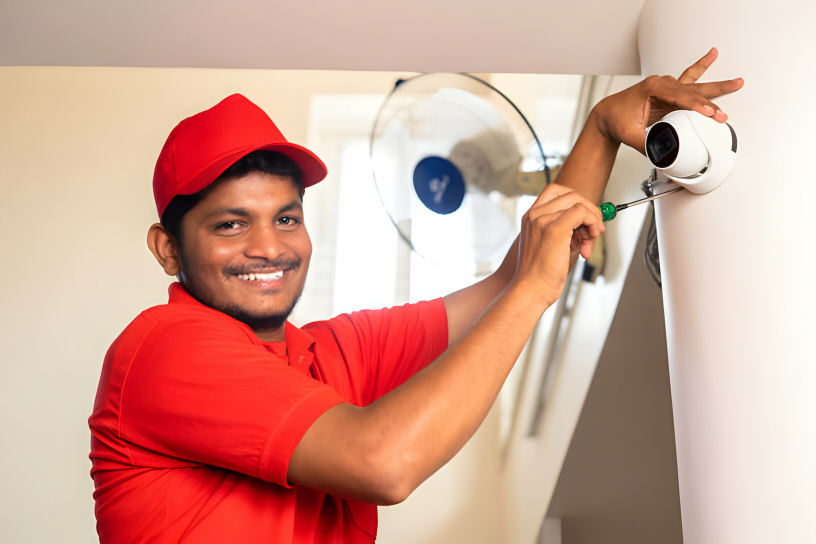
#> input picture P.jpg, 2448 x 1632 px (shown at 1/3 size)
$ jupyter execute 'Tutorial 6.ipynb'
#> lines starting #> are read from the running program, lines starting #| are printed output that depends on the picture; after the words box and inside, x2 and y2 are one past the last pixel; in counts of white or black regions, pixels touching at a corner belong together
[cell 1]
import numpy as np
import cv2

[cell 2]
img = cv2.imread('P.jpg')
#> img is the input picture: shape (1632, 2448, 3); mean B, G, R 147.1, 161.3, 211.7
img = cv2.resize(img, (0,0), fx=0.5, fy=0.5)
#> img: shape (816, 1224, 3)

[cell 3]
grey = cv2.cvtColor(img, cv2.COLOR_BGR2GRAY)
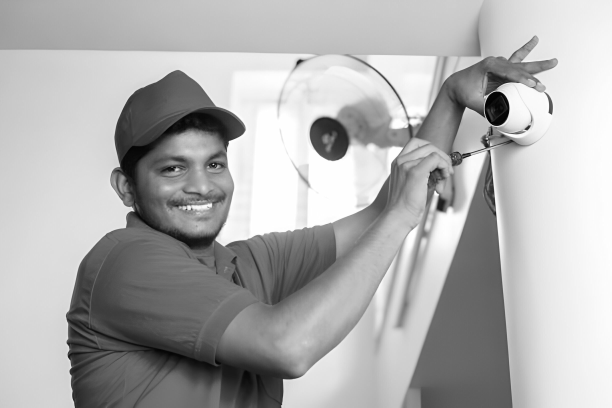
#> grey: shape (816, 1224) (shown at 1/2 size); min 0, max 255, mean 174.9

[cell 4]
corners = cv2.goodFeaturesToTrack(grey, 100, 0.5, 10)
#> corners = [[425, 329], [1103, 228], [941, 310], [932, 214], [970, 295], [373, 417], [979, 300], [1060, 251], [566, 759], [1049, 258]]

[cell 5]
corners = np.int0(corners)

[cell 6]
for corner in corners:
    x,y = corner.ravel() # revel is use to flatten array [[x,y]] --> [x,y]
    cv2.circle(img, (x,y), 5, (255,0,0), 1)
#> this loop made 10 passes
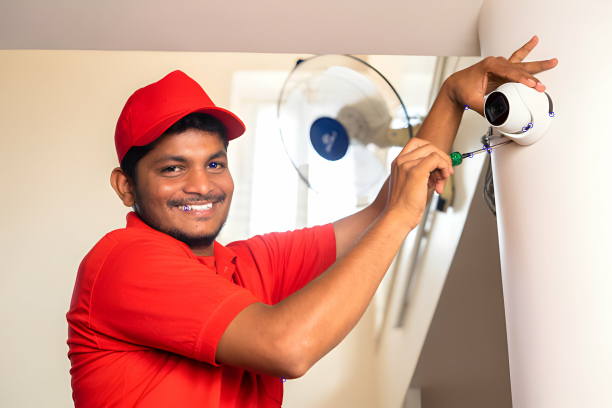
#> img: shape (816, 1224, 3) (shown at 1/2 size); mean B, G, R 147.2, 161.4, 211.8

[cell 7]
for i in range (len(corners)):
    for j in range(i+1, len(corners)):
        corner1 = tuple(corners[i][0])
        corner2 = tuple(corners[j][0])
        color = tuple(map(lambda x: int(x),np.random.randint(0, 255, size=3)))
        cv2.line(img, corner1, corner2, color, 1)
#> this loop made 10 passes
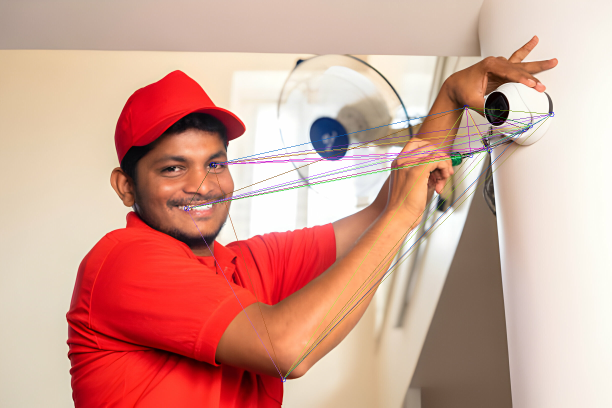
#> img: shape (816, 1224, 3) (shown at 1/2 size); 1.32% of pixels changed, all inside (x1, y1, x2, y2) = (373, 214, 1104, 760)

$ run again, with C.jpg copied over P.jpg
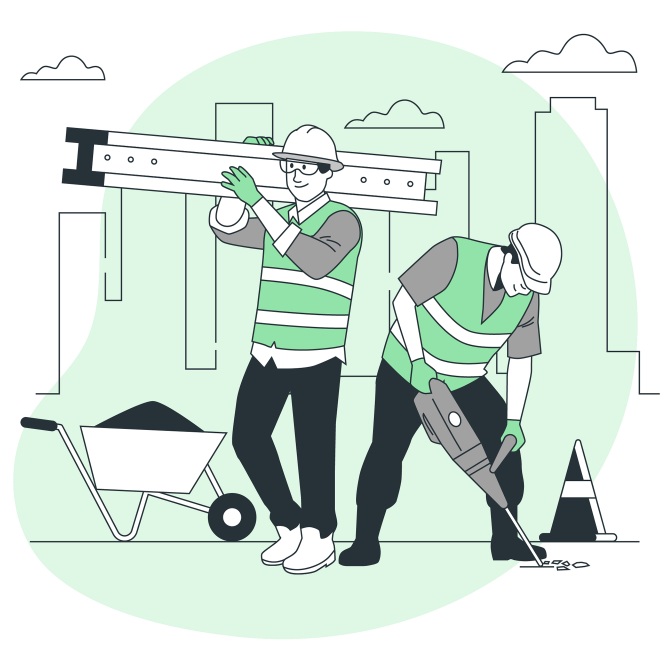
#> input picture C.jpg, 2000 x 2000 px (shown at 1/3 size)
#> img is the input picture: shape (2000, 2000, 3); mean B, G, R 217.3, 226.3, 212.2
#> corners = 100 rows, first 8: [858, 847], [823, 842], [894, 802], [368, 315], [407, 535], [795, 536], [429, 280], [830, 850]
#> the loop `for corner in corners:` made 100 passes
#> after the loop `for corner in corners:`:
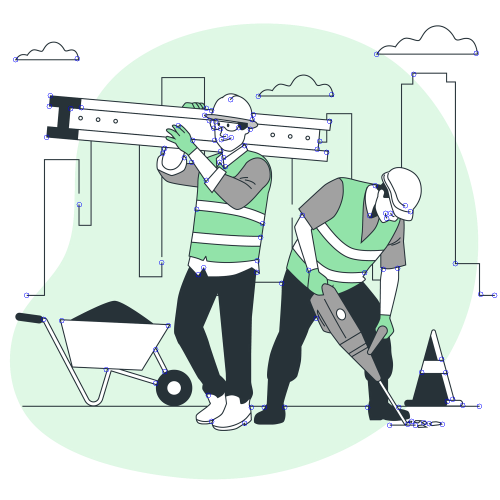
#> img: shape (1000, 1000, 3) (shown at 1/2 size); mean B, G, R 217.5, 225.8, 211.7
#> the loop `for i in range (len(corners)):` made 100 passes
#> after the loop `for i in range (len(corners)):`:
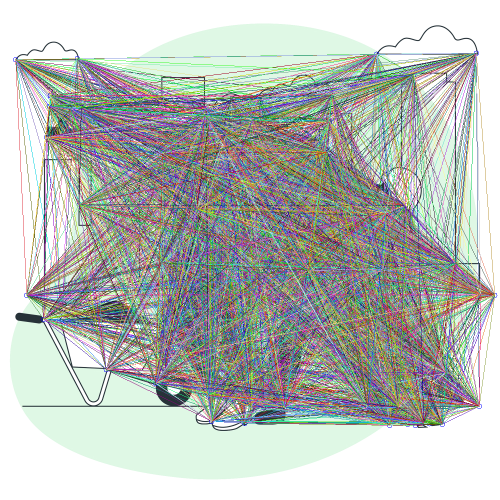
#> img: shape (1000, 1000, 3) (shown at 1/2 size); mean B, G, R 183.9, 188.5, 183.8

$ run again, with soccer_practice.jpg copied over P.jpg
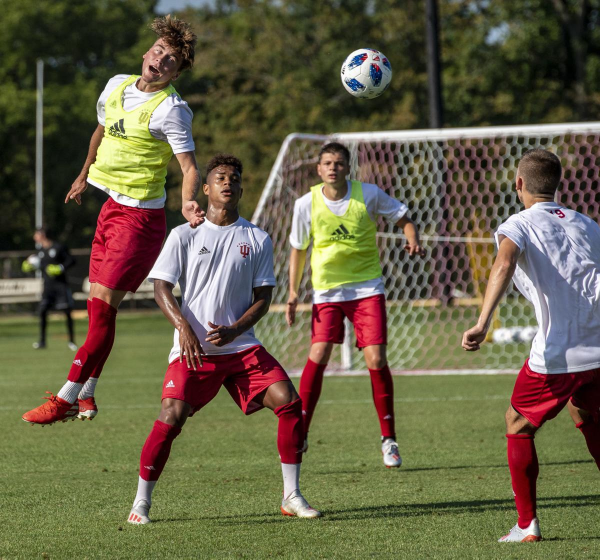
#> input picture soccer_practice.jpg, 1200 x 1119 px (shown at 1/2 size)
#> img is the input picture: shape (1119, 1200, 3); mean B, G, R 70.9, 96, 102.6
#> `grey = cv2.cvtColor(img, cv2.COLOR_BGR2GRAY)`:
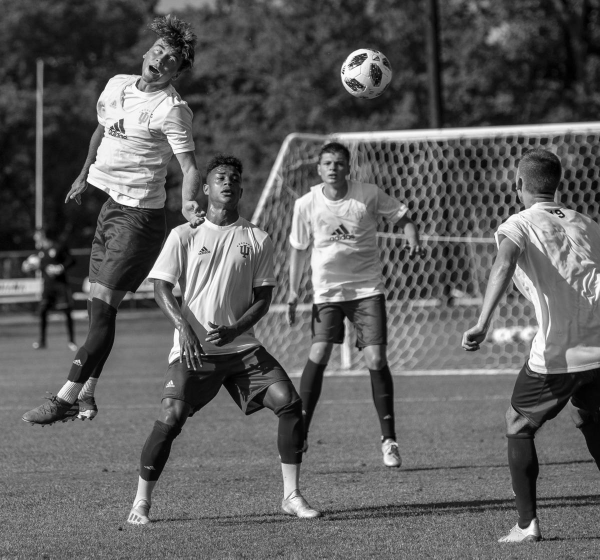
#> grey: shape (560, 600); min 0, max 255, mean 95.2
#> corners = 25 rows, first 8: [204, 217], [365, 54], [184, 354], [313, 304], [169, 362], [122, 119], [558, 211], [123, 132]
#> the loop `for corner in corners:` made 25 passes
#> the loop `for i in range (len(corners)):` made 25 passes
#> after the loop `for i in range (len(corners)):`:
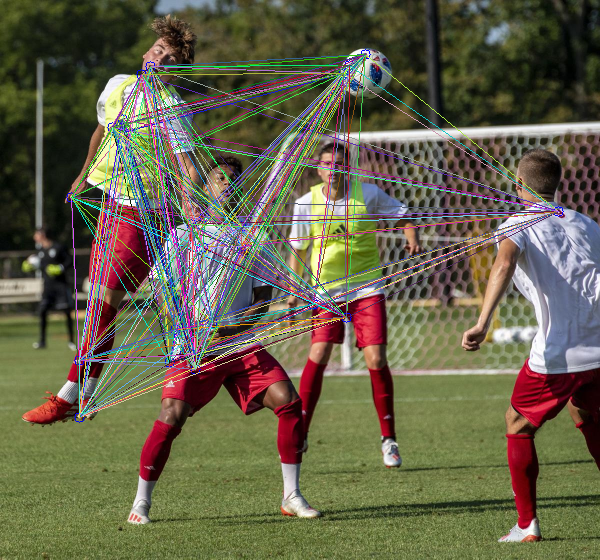
#> img: shape (560, 600, 3); mean B, G, R 75.1, 98, 102.1
